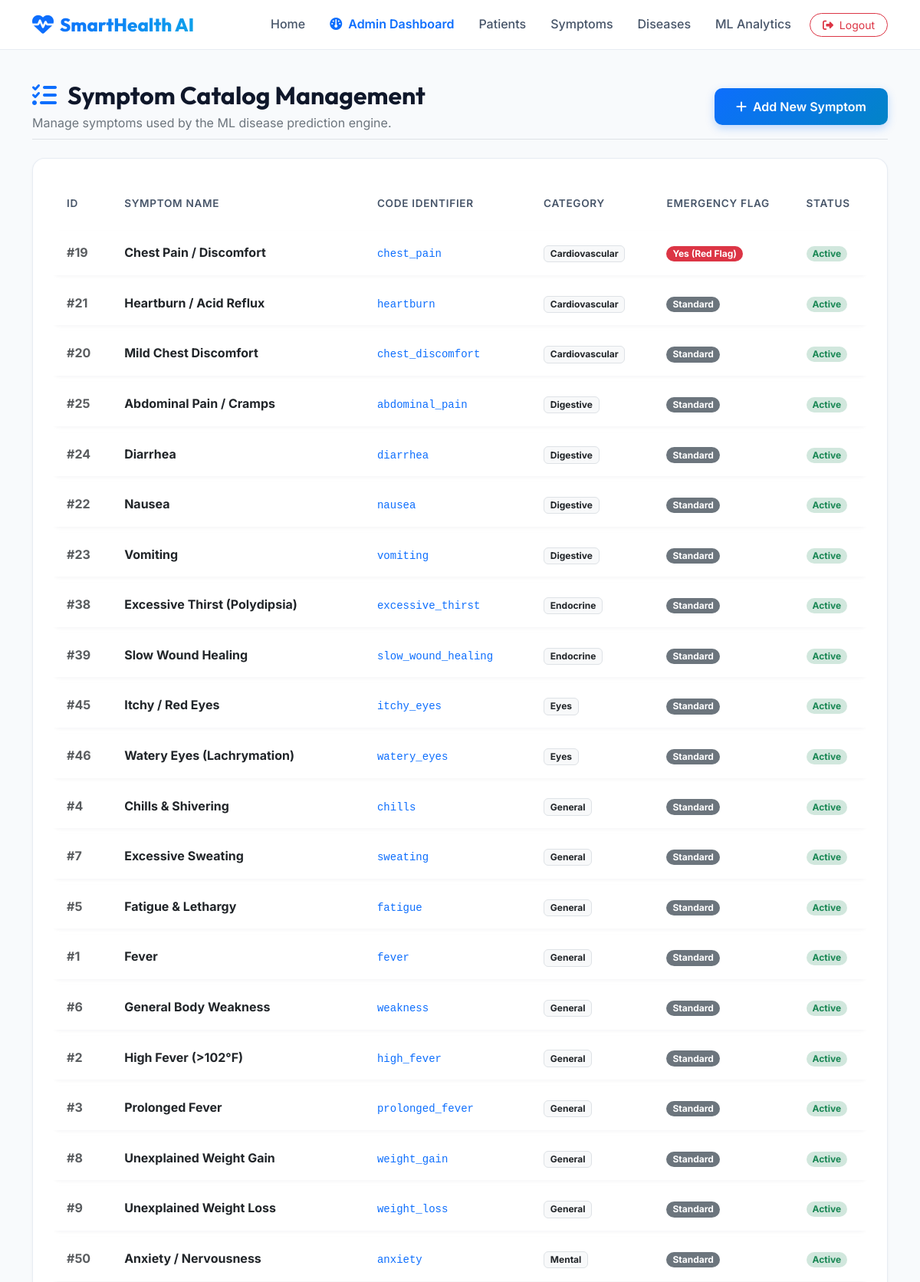
The page /admin/symptoms (signed in, upper part) on the database its author committed.
### app/models/medical.py (models this page shows)
class Symptom(db.Model):
    __tablename__ = 'symptoms'
    id = db.Column(db.Integer, primary_key=True)
    code_name = db.Column(db.String(100), unique=True, nullable=False) # e.g., 'fever'
    name = db.Column(db.String(120), nullable=False)                    # e.g., 'Fever'
    category = db.Column(db.String(50), nullable=False, default='General')
    description = db.Column(db.Text, nullable=True)
    is_emergency = db.Column(db.Boolean, default=False)
    active = db.Column(db.Boolean, default=True)

### app/routes/admin.py (the view, shortened to what this page needs)
@admin_bp.route('/symptoms', methods=['GET', 'POST'])
@login_required
@admin_required
def symptoms():
    symptom_list = Symptom.query.order_by(Symptom.category, Symptom.name).all()
    return render_template('admin/symptoms.html', symptoms=symptom_list)

### app/models/user.py (called while the page is built)
    def is_admin(self):
        return self.role == 'admin'

### app/utils/helpers.py (called while the page is built)
def admin_required(f):
    @wraps(f)
    def decorated_function(*args, **kwargs):
        if not current_user.is_authenticated or not current_user.is_admin():
            flash('Access denied. Administrator privileges are required to access this resource.', 'danger')
            return redirect(url_for('auth.admin_login'))
        return f(*args, **kwargs)
    return decorated_function

### templates/admin/symptoms.html (shortened to what this page needs)
{% extends "base.html" %}
{% block content %}
<div class="container py-4">
    <div class="d-flex flex-column flex-md-row justify-content-between align-items-md-center mb-4 pb-2 border-bottom">
        <div>
            <h2 class="fw-bold mb-1"><i class="fa-solid fa-list-check text-primary me-2"></i> Symptom Catalog Management</h2>
            <p class="text-secondary mb-0 fs-7">Manage symptoms used by the ML disease prediction engine.</p>
        </div>
        <div class="mt-2 mt-md-0">
            <button type="button" class="btn btn-primary-custom" data-bs-toggle="modal" data-bs-target="#addSymptomModal">
                <i class="fa-solid fa-plus me-1"></i> Add New Symptom
            </button>
        </div>
    </div>
    <div class="card-modern p-4">
        <div class="table-responsive">
            <table class="table table-custom align-middle">
                <thead>
                    <tr>
                        <th>ID</th>
                        <th>Symptom Name</th>
                        <th>Code Identifier</th>
                        <th>Category</th>
                        <th>Emergency Flag</th>
                        <th>Status</th>
                    </tr>
                </thead>
                <tbody>
                    {% for sym in symptoms %}
                        <tr>
                            <td class="fw-bold text-muted">#{{ sym.id }}</td>
                            <td class="fw-bold text-dark">{{ sym.name }}</td>
                            <td><code class="text-primary">{{ sym.code_name }}</code></td>
                            <td><span class="badge bg-light text-dark border">{{ sym.category }}</span></td>
                            <td>
                                {% if sym.is_emergency %}
                                    <span class="badge bg-danger text-white rounded-pill px-2">Yes (Red Flag)</span>
                                {% else %}
                                    <span class="badge bg-secondary text-white rounded-pill px-2">Standard</span>
                                {% endif %}
                            </td>
                            <td>
                                <span class="badge bg-success-subtle text-success rounded-pill px-2 py-1">Active</span>
                            </td>
                        </tr>
                    {% endfor %}
                </tbody>
            </table>
        </div>
    </div>
</div>
{% endblock %}

### static/css/custom.css (style rules this page uses)
:root { --primary-color: #0d6efd; --primary-hover: #0b5ed7; --medical-teal: #0ea5e9; --accent-emerald: #10b981; --warning-amber: #f59e0b; --danger-rose: #ef4444; --dark-navy: #0f172a; --slate-gray: #475569; --light-bg: #f8fafc; --card-bg: #ffffff; --glass-bg: rgba(255, 255, 255, 0.85); --glass-border: rgba(226, 232, 240, 0.8); --shadow-sm: 0 2px 4px rgba(15, 23, 42, 0.04); --shadow-md: 0 10px 25px -5px rgba(15, 23, 42, 0.08); --shadow-lg: 0 20px 35px -10px rgba(15, 23, 42, 0.12); --radius-lg: 16px; --radius-md: 12px; }
body { font-family: 'Inter', system-ui, -apple-system, sans-serif; background-color: var(--light-bg); color: var(--dark-navy); line-height: 1.6; overflow-x: hidden; }
h1, h2, h3, h4, h5, h6, .navbar-brand { font-family: 'Outfit', sans-serif; font-weight: 700; }
.card-modern { background: var(--card-bg); border: 1px solid var(--glass-border); border-radius: var(--radius-lg); box-shadow: var(--shadow-sm); transition: transform 0.25s ease, box-shadow 0.25s ease; }
.btn-primary-custom { background: linear-gradient(135deg, #0d6efd 0%, #0284c7 100%); border: none; color: #ffffff; font-weight: 600; border-radius: 10px; padding: 0.75rem 1.75rem; transition: all 0.25s ease; box-shadow: 0 4px 12px rgba(13, 110, 253, 0.25); }
.table-custom { border-collapse: separate; border-spacing: 0 8px; }
.table-custom tbody tr { background: #ffffff; border-radius: var(--radius-md); box-shadow: var(--shadow-sm); transition: transform 0.15s ease; }
.table-custom td, .table-custom th { padding: 1rem 1.25rem; border: none; vertical-align: middle; }
.table-custom th { color: var(--slate-gray); font-weight: 600; font-size: 0.85rem; text-transform: uppercase; letter-spacing: 0.05em; }

### rows shown on the page
Symptom: id "19", name "Chest Pain / Discomfort", code_name "chest_pain", category "Cardiovascular", is_emergency "Yes (Red Flag)"
Symptom: id "21", name "Heartburn / Acid Reflux", code_name "heartburn", category "Cardiovascular", is_emergency "Standard"
Symptom: id "20", name "Mild Chest Discomfort", code_name "chest_discomfort", category "Cardiovascular", is_emergency "Standard"
Symptom: id "25", name "Abdominal Pain / Cramps", code_name "abdominal_pain", category "Digestive", is_emergency "Standard"
Symptom: id "24", name "Diarrhea", code_name "diarrhea", category "Digestive", is_emergency "Standard"
Symptom: id "22", name "Nausea", code_name "nausea", category "Digestive", is_emergency "Standard"
Symptom: id "23", name "Vomiting", code_name "vomiting", category "Digestive", is_emergency "Standard"
Symptom: id "38", name "Excessive Thirst (Polydipsia)", code_name "excessive_thirst", category "Endocrine", is_emergency "Standard"
Symptom: id "39", name "Slow Wound Healing", code_name "slow_wound_healing", category "Endocrine", is_emergency "Standard"
Symptom: id "45", name "Itchy / Red Eyes", code_name "itchy_eyes", category "Eyes", is_emergency "Standard"
Symptom: id "46", name "Watery Eyes (Lachrymation)", code_name "watery_eyes", category "Eyes", is_emergency "Standard"
Symptom: id "4", name "Chills & Shivering", code_name "chills", category "General", is_emergency "Standard"
Symptom: id "7", name "Excessive Sweating", code_name "sweating", category "General", is_emergency "Standard"
Symptom: id "5", name "Fatigue & Lethargy", code_name "fatigue", category "General", is_emergency "Standard"
Symptom: id "1", name "Fever", code_name "fever", category "General", is_emergency "Standard"
Symptom: id "6", name "General Body Weakness", code_name "weakness", category "General", is_emergency "Standard"
Symptom: id "2", name "High Fever (>102°F)", code_name "high_fever", category "General", is_emergency "Standard"
Symptom: id "3", name "Prolonged Fever", code_name "prolonged_fever", category "General", is_emergency "Standard"
Symptom: id "8", name "Unexplained Weight Gain", code_name "weight_gain", category "General", is_emergency "Standard"
Symptom: id "9", name "Unexplained Weight Loss", code_name "weight_loss", category "General", is_emergency "Standard"
Symptom: id "50", name "Anxiety / Nervousness", code_name "anxiety", category "Mental", is_emergency "Standard"
